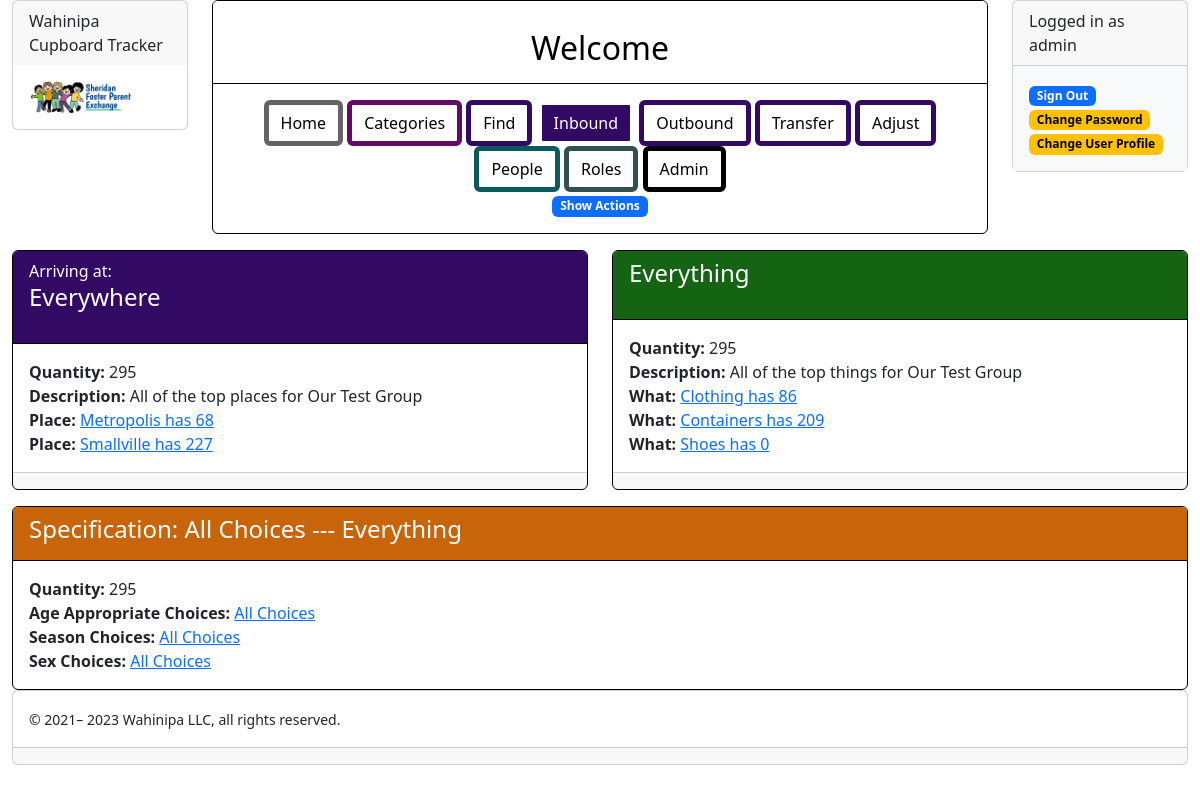
/wahinipa/root/view/inbound/1/1/1/8 (signed in), run on the app's committed database.
### www/tracking/modelling/people_model.py (models this page shows, shortened)
class User(CupboardDisplayContextMixin, IdModelMixin, database.Model, UserMixin):
    @property
    def is_active(self):
        return self.is_enabled
    singular_label = "Person"
    plural_label = "People"
    possible_tasks = ['update', 'delete', 'enable', 'disable']
    label_prefixes = {}
    flavor = "people"
    username = database.Column(database.String(255), nullable=False, unique=True)
    password = database.Column(database.String(255), nullable=False)
    is_enabled = database.Column(database.Boolean(), nullable=False, default=True)
    is_admin = database.Column(database.Boolean(), nullable=False, default=False)
    first_name = database.Column(database.Unicode(50), nullable=False, server_default=u'')
    last_name = database.Column(database.Unicode(50), nullable=False, server_default=u'')
    date_joined = database.Column(database.DateTime(), default=datetime.now())
    about_me = database.Column(database.Text(), nullable=False, server_default=u'')
    linkages = database.relationship('Linkage', backref='person', lazy=True, cascade='all, delete')
    root_assignments = database.relationship('RootAssignment', backref='person', lazy=True, cascade='all, delete')
    place_assignments = database.relationship('PlaceAssignment', backref='person', lazy=True, cascade='all, delete')
    universal_assignments = database.relationship('UniversalAssignment', backref='person', lazy=True,
                                                  cascade='all, delete')
    def is_linked(self, root):
        for link in self.linkages:
            if link.root == root:
                return True
        return False
    @property
    def is_the_super_admin(self):
        return self.username == 'admin'
    @property
    def may_edit_database(self):
        return self.is_the_super_admin
    def has_universal_role(self, name_of_role):
        def yes(assignment):
            return assignment.is_named(name_of_role)
        return any(map(yes, self.universal_assignments))
    def disable(self):
        self.is_enabled = False
    def enable(self):
        self.is_enabled = True

### www/tracking/modelling/place_model.py (models this page shows, shortened)
class Place(RootDescendantMixin, PositioningMixin, CupboardDisplayContextMixin, NamedBaseModel):
    singular_label = "Place"
    plural_label = "Places"
    possible_tasks = ['create', 'update', 'delete']
    label_prefixes = {'create': 'Place for '}
    flavor = "place"
    roots = database.relationship('Root', backref='place', lazy=True)
    place_id = database.Column(database.Integer, database.ForeignKey('place.id'), index=True)
    places = database.relationship('Place', lazy='subquery', backref=backref('place_of', remote_side='Place.id'))
    positionings = database.relationship('Positioning', backref='place', lazy=True, cascade='all, delete')
    assignments = database.relationship('PlaceAssignment', backref='place', lazy=True, cascade='all, delete')
    def has_role(self, person, name_of_role):
        def yes(assignment):
            return assignment.person == person and assignment.role.is_named(name_of_role)
        return any(map(yes, self.assignments)) or self.ancestor.has_role(person, name_of_role)
    @property
    def children(self):
        return self.places
    @property
    def parent_object(self):
        return self.place_of
    @property
    def root(self):
        from tracking.modelling.root_model import place_root
        return place_root(self)
    def viewable_children(self, viewer):
        return [RootsViewer(), self.root] + self.sorted_children

### www/tracking/modelling/thing_model.py (models this page shows, shortened)
class Thing(RootDescendantMixin, PositioningMixin, CupboardDisplayContextMixin, NamedBaseModel):
    singular_label = "What"
    plural_label = "Things"
    possible_tasks = ['create', 'update', 'delete']
    label_prefixes = {'create': 'Kind of '}
    flavor = "thing"
    roots = database.relationship('Root', backref='thing', lazy=True)
    refinements = database.relationship('Refinement', backref='thing', lazy=True)
    kind_of_id = database.Column(database.Integer, database.ForeignKey('thing.id'), index=True)
    kinds = database.relationship('Thing', lazy='subquery', backref=backref('kind_of', remote_side='Thing.id'))
    positionings = database.relationship('Positioning', backref='thing', lazy=True, cascade='all, delete')
    def prefix(self):
        return None
    @property
    def children(self):
        return self.kinds
    @property
    def parent_set(self):
        return set(self.parent_list)
    @property
    def complete_set(self):
        return self.parent_set | self.full_set
    @property
    def complete_set_of_categories(self):
        complete_set_of_categories = set()
        for thing in self.complete_set:
            complete_set_of_categories |= thing.categories
        return complete_set_of_categories
    @property
    def categories(self):
        return {refinement.category for refinement in self.refinements}
    @property
    def parent_object(self):
        return self.kind_of
    @property
    def parent_list(self):
        if self.is_top:
            return []
        else:
            return self.parent_object.parent_list + [self.parent_object]
    @property
    def root(self):
        from tracking.modelling.root_model import thing_root
        return thing_root(self)
    def viewable_children(self, viewer):
        return self.sorted_children

### www/tracking/routing/root_routes.py (the view)
@root_bp.route('/view/inbound/<int:place_id>/<int:destination_id>/<int:thing_id>/<int:specification_id>')
@login_required
def root_view_inbound(**kwargs):
    return RootInboundHandler('root_bp.root_view_inbound', current_user, activity='inbound', **kwargs).handle()

### www/tracking/contexts/card_display_attributes.py (called while the page is built)
def category_display_attributes(thing=None, **kwargs):
    attributes = {
        'display_context': {
            'add_tasks': True,
            'description': True,
            'prefix': 'Category: ',
            'url': True,
            'bread_crumbs': True,
            'children_attributes': {
                'choice': {
                    'notation': True,
                },
            },
        },
    }
    if thing:
        attributes['display_context']['extra_action_parameters'] = {
            'thing': thing,
        }
    return attributes

def destination_display_attributes(destination_prefix=None, **kwargs):
    return {
        'display_context': {
            'add_tasks': True,
            'description': True,
            'destination_quantity': True,
            'prefix': destination_prefix,
            'url': True,
            'bread_crumbs': True,
            'children_attributes': {
                'destination': {
                    'notation': True,
                    'destination_quantity': True,
                },
            },
        }
    }

def place_display_attributes(place_prefix=None, **kwargs):
    return {
        'display_context': {
            'source_quantity': True,
            'add_tasks': True,
            'description': True,
            'prefix': place_prefix,
            'url': True,
            'bread_crumbs': True,
            'children_attributes': {
                'place': {
                    'notation': True,
                    'source_quantity' : True,
                },
            },
        }
    }

def dual_view_childrens_attributes(**kwargs):
    return {
        'categories': categories_display_attributes,
        'category': category_display_attributes(**kwargs),
        'choice': choice_display_attributes,
        'destination': destination_display_attributes(**kwargs),
        'inventory': inventory_display_attributes,
        'place': place_display_attributes(**kwargs),
        'specification': specification_display_attributes,
        'thing': thing_display_attributes,
        'person': person_display_attributes,
        'people': person_display_attributes,
    }

### www/tracking/contexts/context.py (called while the page is built)
    def __setitem__(self, key, value):
        self.context.__setitem__(key, value)

    def add_context(self, context):
        for key, value in context.items():
            self[key] = value

    def append_to_list(self, list_key, value):
        if value:
            self.context.setdefault(list_key, []).append(value)

### www/tracking/templates/pages/root_view.j2
{% extends "pages/content.j2" %}
{% from 'macros/card_macros.j2' import row_of_varying_width_child_cards, column_of_child_cards %}
{% block innards %}
  {{ row_of_varying_width_child_cards(children[0:2], [6, 6]) }}
  {{ row_of_varying_width_child_cards(children[2:], [12]) }}
{% endblock %}

### www/tracking/templates/macros/card_macros.j2 (shortened to what this page needs)
{% from 'macros/button_macros.j2' import button_task %}
{% from 'macros/notation_macros.j2' import render_notations %}
{% from 'macros/bread_crumb_macros.j2' import render_bread_crumbs %}
{% macro card_view(prefix=None, label=None, url=None, flavor=None, bread_crumb_list=None, tasks=None, required_tasks=None) %}
  <div class="card{% if flavor %} card-flavor-{{ flavor }}{% endif %}">
    <div class="card-header">
      {% if bread_crumb_list %}
        {% if prefix %}{{ prefix }}{% endif %}{{ render_bread_crumbs(bread_crumb_list) }}
      {% elif url %}
        {% if prefix %}{{ prefix }}{% endif %}<a href="{{ url }}">{{ label }}</a>
      {% else %}
        <h4>{% if prefix %}{{ prefix }}{% endif %}{{ label }}</h4>
      {% endif %}
    </div>
    <div class="card-body">
      {{ caller() }}
    </div>
    {% if tasks or required_tasks %}
      <div class="card-footer">
      </div>
    {% endif %}
  </div>
{% endmacro %}
{% macro card_child(prefix=None, label=None, notations=None, flavor=None, url=None, bread_crumb_list=None, tasks=None, required_tasks=None) %}
  {% call card_view(prefix=prefix, label=label, url=url, flavor=flavor, bread_crumb_list=bread_crumb_list, tasks=tasks, required_tasks=required_tasks) %}
    {{ render_notations(notations) }}
  {% endcall %}
{% endmacro %}
{% macro row_of_varying_width_child_cards(children, widths) %}
  {% if children %}
    <div class="row mt-2">
      {% for child in children %}
        <div class="col-md-{{ widths[loop.index0] }}">
          <div class="row mt-2">
            <div class="col-md-12">
              {{ card_child(**child) }}
            </div>
          </div>
        </div>
      {% endfor %}
    </div>
  {% endif %}
{% endmacro %}

### www/tracking/templates/macros/user_macros.j2 (shortened to what this page needs)
{% macro user_options(current_user) %}
  <div class="card">
    {% if current_user.is_authenticated %}
      {{ user_options_logged_in(current_user) }}
    {% else %}
      {{ user_options_logged_out() }}
    {% endif %}
  </div>
{% endmacro %}
{% macro user_options_logged_in(current_user) %}
  <div class="card-header">
    Logged in as {{ current_user.username }}
  </div>
  <div class="card-body bg-light">
    <a class="btn-md btn-primary" href="{{ url_for('people_bp.logout') }}" role="button"><span
        class="badge bg-primary">Sign Out</span></a>
    <a class="btn-md btn-warning" href="{{ url_for('people_bp.change_password') }}" role="button"><span
        class="badge bg-warning">Change Password</span></a>
    <a class="btn-md btn-warning" href="{{ url_for('people_bp.people_update', person_id=current_user.id) }}" role="button"><span
        class="badge bg-warning">Change User Profile</span></a>
  </div>
{% endmacro %}

### www/tracking/templates/macros/bread_crumb_macros.j2
{% macro render_bread_crumbs(bread_crumb_list=None) %}
  {% if bread_crumb_list %}
    <nav aria-label="breadcrumb">
      <ul class="breadcrumb">
        {% for crumb in bread_crumb_list %}
          {{ bread_crumb_item(**crumb) }}
        {% endfor %}
      </ul>
    </nav>
  {% endif %}
{% endmacro %}
{% macro bread_crumb_item(label, url=None) %}
  {% if url %}
    <li class="breadcrumb-item">
      <a href="{{ url }}">{{ label }}</a>
    </li>
  {% else %}
    <li class="breadcrumb-item h4">
      {{ label }}
    </li>
  {% endif %}
{% endmacro %}

### www/tracking/templates/macros/notation_macros.j2 (shortened to what this page needs)
{% macro render_notations(notations=None) %}
  {% if notations %}
    {% for notation in notations %}
      {{ render_notation(**notation) }}
    {% endfor %}
  {% endif %}
{% endmacro %}
{% macro render_notation(label=None, url=None, value=None, tag=None, lines=None) %}
  {% if label %}<b>{{ label }}: </b>{% endif %}
  {% if url %}<a href="{{ url }}">{% endif %}
{% if value %}{{ value }}{% endif %}
{% if label or value or tag %}<br>{% endif %}
{% if url %}</a>{% endif %}
{% endmacro %}

### data on the page
User: username "admin"
Place: prefix "Arriving at:", name "Everywhere", notations "Quantity" "Place" "Place", notations "295" "Metropolis has 68" "Smallville has 227", label "Description", description "All of the top places for Our Test Group"
Thing: name "Everything", notations "Quantity" "What" "What" "What", notations "295" "Clothing has 86" "Containers has 209" "Shoes has 0", label "Description", description "All of the top things for Our Test Group"

### other printed values
{{ project_name }} "Wahinipa Cupboard Tracker"
{{ label }} "Home" "Categories" "Find" "Inbound" "Outbound" "Transfer" "Adjust" "People" "Roles" "Admin"
{{ label }} "Show Actions"
{{ prefix }} "Specification:"
{{ label }} "All Choices --- Everything"
{{ label }} "Quantity" "Age Appropriate Choices" "Season Choices" "Sex Choices"
{{ value }} "295" "All Choices" "All Choices" "All Choices"
